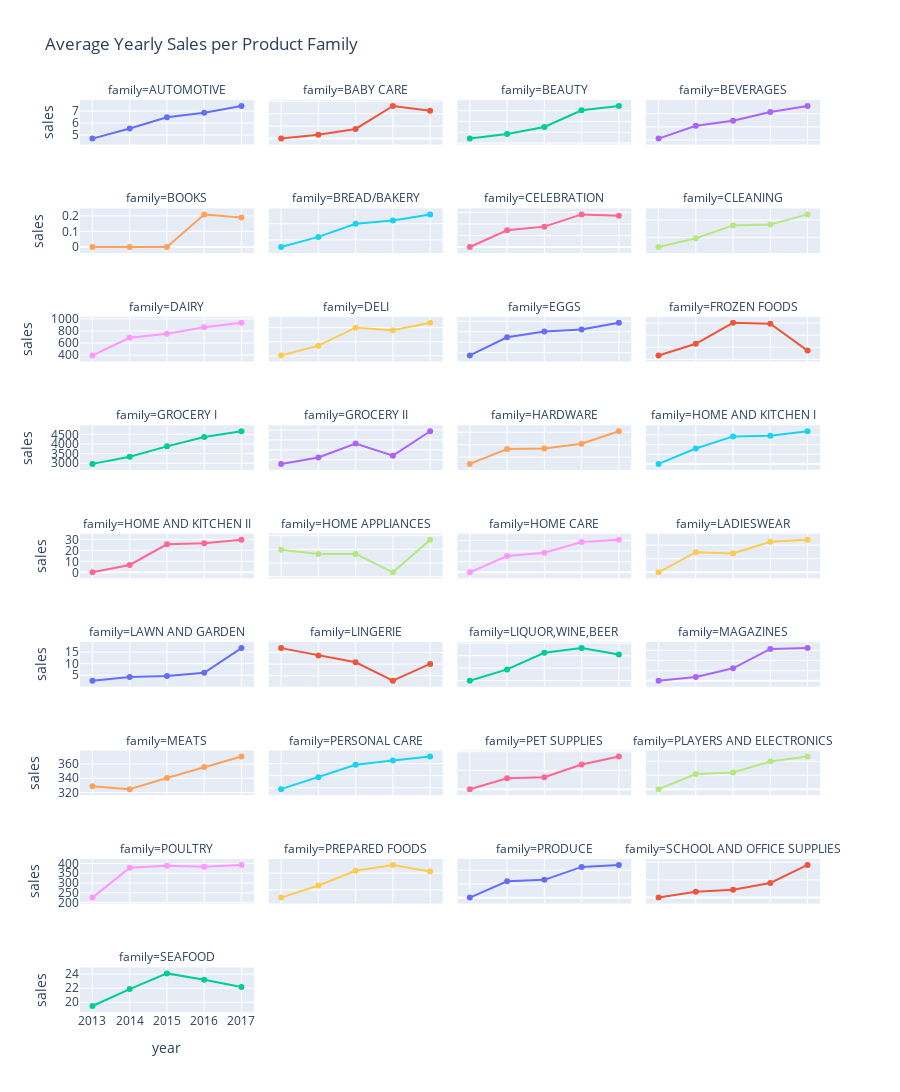

Notebook cell for this chart:
### Code cell
fig = px.line(
    avg_sales_year_family,
    x='year',
    y='sales',
    color='family',
    facet_col='family',
    facet_col_wrap= 4,
    markers=True,
    title='Average Yearly Sales per Product Family'
)
fig.update_yaxes(matches=None)
fig.update_layout(height=2000,showlegend=False)

# fig.update_layout(
#     xaxis_title='Year',
#     yaxis_title='Average Sales',
#     legend_title='Family',
#     width=1000,
#     height=600
# )

fig.show()

### Figure 1 — Plotly figure (JSON) as saved in the notebook; plotly's stock layout.template omitted (floating-point values rounded to 4 significant figures)
{"data": [{"hovertemplate": "family=AUTOMOTIVE<br>year=%{x}<br>sales=%{y}<extra></extra>", "legendgroup": "AUTOMOTIVE", "line": {"color": "#636efa", "dash": "solid"}, "marker": {"symbol": "circle"}, "mode": "lines+markers", "name": "AUTOMOTIVE", "orientation": "v", "showlegend": true, "type": "scatter", "x": [2013, 2014, 2015, 2016, 2017], "xaxis": "x33", "y": [4.697, 5.546, 6.479, 6.855, 7.426], "yaxis": "y33"}, {"hovertemplate": "family=BABY CARE<br>year=%{x}<br>sales=%{y}<extra></extra>", "legendgroup": "BABY CARE", "line": {"color": "#EF553B", "dash": "solid"}, "marker": {"symbol": "circle"}, "mode": "lines+markers", "name": "BABY CARE", "orientation": "v", "showlegend": true, "type": "scatter", "x": [2013, 2014, 2015, 2016, 2017], "xaxis": "x34", "y": [0, 0.03149, 0.07779, 0.2621, 0.2233], "yaxis": "y34"}, {"hovertemplate": "family=BEAUTY<br>year=%{x}<br>sales=%{y}<extra></extra>", "legendgroup": "BEAUTY", "line": {"color": "#00cc96", "dash": "solid"}, "marker": {"symbol": "circle"}, "mode": "lines+markers", "name": "BEAUTY", "orientation": "v", "showlegend": true, "type": "scatter", "x": [2013, 2014, 2015, 2016, 2017], "xaxis": "x35", "y": [2.41, 2.829, 3.496, 5.047, 5.442], "yaxis": "y35"}, {"hovertemplate": "family=BEVERAGES<br>year=%{x}<br>sales=%{y}<extra></extra>", "legendgroup": "BEVERAGES", "line": {"color": "#ab63fa", "dash": "solid"}, "marker": {"symbol": "circle"}, "mode": "lines+markers", "name": "BEVERAGES", "orientation": "v", "showlegend": true, "type": "scatter", "x": [2013, 2014, 2015, 2016, 2017], "xaxis": "x36", "y": [1108.0, 2088.0, 2464.0, 3133.0, 3586.0], "yaxis": "y36"}, {"hovertemplate": "family=BOOKS<br>year=%{x}<br>sales=%{y}<extra></extra>", "legendgroup": "BOOKS", "line": {"color": "#FFA15A", "dash": "solid"}, "marker": {"symbol": "circle"}, "mode": "lines+markers", "name": "BOOKS", "orientation": "v", "showlegend": true, "type": "scatter", "x": [2013, 2014, 2015, 2016, 2017], "xaxis": "x29", "y": [0, 0, 0, 0.209, 0.1892], "yaxis": "y29"}, {"hovertemplate": "family=BREAD/BAKERY<br>year=%{x}<br>sales=%{y}<extra></extra>", "legendgroup": "BREAD/BAKERY", "line": {"color": "#19d3f3", "dash": "solid"}, "marker": {"symbol": "circle"}, "mode": "lines+markers", "name": "BREAD/BAKERY", "orientation": "v", "showlegend": true, "type": "scatter", "x": [2013, 2014, 2015, 2016, 2017], "xaxis": "x30", "y": [355.7, 418.6, 499.6, 520.2, 558.0], "yaxis": "y30"}, {"hovertemplate": "family=CELEBRATION<br>year=%{x}<br>sales=%{y}<extra></extra>", "legendgroup": "CELEBRATION", "line": {"color": "#FF6692", "dash": "solid"}, "marker": {"symbol": "circle"}, "mode": "lines+markers", "name": "CELEBRATION", "orientation": "v", "showlegend": true, "type": "scatter", "x": [2013, 2014, 2015, 2016, 2017], "xaxis": "x31", "y": [0, 7.244, 8.846, 14.14, 13.55], "yaxis": "y31"}, {"hovertemplate": "family=CLEANING<br>year=%{x}<br>sales=%{y}<extra></extra>", "legendgroup": "CLEANING", "line": {"color": "#B6E880", "dash": "solid"}, "marker": {"symbol": "circle"}, "mode": "lines+markers", "name": "CLEANING", "orientation": "v", "showlegend": true, "type": "scatter", "x": [2013, 2014, 2015, 2016, 2017], "xaxis": "x32", "y": [891.1, 991.9, 1139.0, 1148.0, 1264.0], "yaxis": "y32"}, {"hovertemplate": "family=DAIRY<br>year=%{x}<br>sales=%{y}<extra></extra>", "legendgroup": "DAIRY", "line": {"color": "#FF97FF", "dash": "solid"}, "marker": {"symbol": "circle"}, "mode": "lines+markers", "name": "DAIRY", "orientation": "v", "showlegend": true, "type": "scatter", "x": [2013, 2014, 2015, 2016, 2017], "xaxis": "x25", "y": [393.7, 686.4, 754.7, 860.8, 934.5], "yaxis": "y25"}, {"hovertemplate": "family=DELI<br>year=%{x}<br>sales=%{y}<extra></extra>", "legendgroup": "DELI", "line": {"color": "#FECB52", "dash": "solid"}, "marker": {"symbol": "circle"}, "mode": "lines+markers", "name": "DELI", "orientation": "v", "showlegend": true, "type": "scatter", "x": [2013, 2014, 2015, 2016, 2017], "xaxis": "x26", "y": [201.3, 236.1, 299.9, 290.8, 317.1], "yaxis": "y26"}, {"hovertemplate": "family=EGGS<br>year=%{x}<br>sales=%{y}<extra></extra>", "legendgroup": "EGGS", "line": {"color": "#636efa", "dash": "solid"}, "marker": {"symbol": "circle"}, "mode": "lines+markers", "name": "EGGS", "orientation": "v", "showlegend": true, "type": "scatter", "x": [2013, 2014, 2015, 2016, 2017], "xaxis": "x27", "y": [134.8, 169.6, 180.7, 184.6, 197.2], "yaxis": "y27"}, {"hovertemplate": "family=FROZEN FOODS<br>year=%{x}<br>sales=%{y}<extra></extra>", "legendgroup": "FROZEN FOODS", "line": {"color": "#EF553B", "dash": "solid"}, "marker": {"symbol": "circle"}, "mode": "lines+markers", "name": "FROZEN FOODS", "orientation": "v", "showlegend": true, "type": "scatter", "x": [2013, 2014, 2015, 2016, 2017], "xaxis": "x28", "y": [126.5, 145.8, 180.4, 179.0, 134.5], "yaxis": "y28"}, {"hovertemplate": "family=GROCERY I<br>year=%{x}<br>sales=%{y}<extra></extra>", "legendgroup": "GROCERY I", "line": {"color": "#00cc96", "dash": "solid"}, "marker": {"symbol": "circle"}, "mode": "lines+markers", "name": "GROCERY I", "orientation": "v", "showlegend": true, "type": "scatter", "x": [2013, 2014, 2015, 2016, 2017], "xaxis": "x21", "y": [2968.0, 3341.0, 3878.0, 4368.0, 4662.0], "yaxis": "y21"}, {"hovertemplate": "family=GROCERY II<br>year=%{x}<br>sales=%{y}<extra></extra>", "legendgroup": "GROCERY II", "line": {"color": "#ab63fa", "dash": "solid"}, "marker": {"symbol": "circle"}, "mode": "lines+markers", "name": "GROCERY II", "orientation": "v", "showlegend": true, "type": "scatter", "x": [2013, 2014, 2015, 2016, 2017], "xaxis": "x22", "y": [19.17, 20.45, 23.29, 20.83, 25.74], "yaxis": "y22"}, {"hovertemplate": "family=HARDWARE<br>year=%{x}<br>sales=%{y}<extra></extra>", "legendgroup": "HARDWARE", "line": {"color": "#FFA15A", "dash": "solid"}, "marker": {"symbol": "circle"}, "mode": "lines+markers", "name": "HARDWARE", "orientation": "v", "showlegend": true, "type": "scatter", "x": [2013, 2014, 2015, 2016, 2017], "xaxis": "x23", "y": [0.892, 1.13, 1.14, 1.216, 1.416], "yaxis": "y23"}, {"hovertemplate": "family=HOME AND KITCHEN I<br>year=%{x}<br>sales=%{y}<extra></extra>", "legendgroup": "HOME AND KITCHEN I", "line": {"color": "#19d3f3", "dash": "solid"}, "marker": {"symbol": "circle"}, "mode": "lines+markers", "name": "HOME AND KITCHEN I", "orientation": "v", "showlegend": true, "type": "scatter", "x": [2013, 2014, 2015, 2016, 2017], "xaxis": "x24", "y": [0, 15.89, 28.46, 29.23, 33.76], "yaxis": "y24"}, {"hovertemplate": "family=HOME AND KITCHEN II<br>year=%{x}<br>sales=%{y}<extra></extra>", "legendgroup": "HOME AND KITCHEN II", "line": {"color": "#FF6692", "dash": "solid"}, "marker": {"symbol": "circle"}, "mode": "lines+markers", "name": "HOME AND KITCHEN II", "orientation": "v", "showlegend": true, "type": "scatter", "x": [2013, 2014, 2015, 2016, 2017], "xaxis": "x17", "y": [0, 6.734, 25.54, 26.44, 29.79], "yaxis": "y17"}, {"hovertemplate": "family=HOME APPLIANCES<br>year=%{x}<br>sales=%{y}<extra></extra>", "legendgroup": "HOME APPLIANCES", "line": {"color": "#B6E880", "dash": "solid"}, "marker": {"symbol": "circle"}, "mode": "lines+markers", "name": "HOME APPLIANCES", "orientation": "v", "showlegend": true, "type": "scatter", "x": [2013, 2014, 2015, 2016, 2017], "xaxis": "x18", "y": [0.4974, 0.465, 0.4659, 0.3315, 0.5705], "yaxis": "y18"}, {"hovertemplate": "family=HOME CARE<br>year=%{x}<br>sales=%{y}<extra></extra>", "legendgroup": "HOME CARE", "line": {"color": "#FF97FF", "dash": "solid"}, "marker": {"symbol": "circle"}, "mode": "lines+markers", "name": "HOME CARE", "orientation": "v", "showlegend": true, "type": "scatter", "x": [2013, 2014, 2015, 2016, 2017], "xaxis": "x19", "y": [0, 153.1, 184.1, 285.7, 307.0], "yaxis": "y19"}, {"hovertemplate": "family=LADIESWEAR<br>year=%{x}<br>sales=%{y}<extra></extra>", "legendgroup": "LADIESWEAR", "line": {"color": "#FECB52", "dash": "solid"}, "marker": {"symbol": "circle"}, "mode": "lines+markers", "name": "LADIESWEAR", "orientation": "v", "showlegend": true, "type": "scatter", "x": [2013, 2014, 2015, 2016, 2017], "xaxis": "x20", "y": [0, 7.412, 6.961, 11.24, 11.99], "yaxis": "y20"}, {"hovertemplate": "family=LAWN AND GARDEN<br>year=%{x}<br>sales=%{y}<extra></extra>", "legendgroup": "LAWN AND GARDEN", "line": {"color": "#636efa", "dash": "solid"}, "marker": {"symbol": "circle"}, "mode": "lines+markers", "name": "LAWN AND GARDEN", "orientation": "v", "showlegend": true, "type": "scatter", "x": [2013, 2014, 2015, 2016, 2017], "xaxis": "x13", "y": [2.603, 4.205, 4.655, 6.017, 16.72], "yaxis": "y13"}, {"hovertemplate": "family=LINGERIE<br>year=%{x}<br>sales=%{y}<extra></extra>", "legendgroup": "LINGERIE", "line": {"color": "#EF553B", "dash": "solid"}, "marker": {"symbol": "circle"}, "mode": "lines+markers", "name": "LINGERIE", "orientation": "v", "showlegend": true, "type": "scatter", "x": [2013, 2014, 2015, 2016, 2017], "xaxis": "x14", "y": [8.376, 7.737, 7.158, 5.567, 7.014], "yaxis": "y14"}, {"hovertemplate": "family=LIQUOR,WINE,BEER<br>year=%{x}<br>sales=%{y}<extra></extra>", "legendgroup": "LIQUOR,WINE,BEER", "line": {"color": "#00cc96", "dash": "solid"}, "marker": {"symbol": "circle"}, "mode": "lines+markers", "name": "LIQUOR,WINE,BEER", "orientation": "v", "showlegend": true, "type": "scatter", "x": [2013, 2014, 2015, 2016, 2017], "xaxis": "x15", "y": [69.87, 78.95, 92.33, 96.04, 90.86], "yaxis": "y15"}, {"hovertemplate": "family=MAGAZINES<br>year=%{x}<br>sales=%{y}<extra></extra>", "legendgroup": "MAGAZINES", "line": {"color": "#ab63fa", "dash": "solid"}, "marker": {"symbol": "circle"}, "mode": "lines+markers", "name": "MAGAZINES", "orientation": "v", "showlegend": true, "type": "scatter", "x": [2013, 2014, 2015, 2016, 2017], "xaxis": "x16", "y": [0, 0.7604, 2.461, 6.293, 6.445], "yaxis": "y16"}, {"hovertemplate": "family=MEATS<br>year=%{x}<br>sales=%{y}<extra></extra>", "legendgroup": "MEATS", "line": {"color": "#FFA15A", "dash": "solid"}, "marker": {"symbol": "circle"}, "mode": "lines+markers", "name": "MEATS", "orientation": "v", "showlegend": true, "type": "scatter", "x": [2013, 2014, 2015, 2016, 2017], "xaxis": "x9", "y": [328.8, 324.7, 340.4, 355.7, 370.4], "yaxis": "y9"}, {"hovertemplate": "family=PERSONAL CARE<br>year=%{x}<br>sales=%{y}<extra></extra>", "legendgroup": "PERSONAL CARE", "line": {"color": "#19d3f3", "dash": "solid"}, "marker": {"symbol": "circle"}, "mode": "lines+markers", "name": "PERSONAL CARE", "orientation": "v", "showlegend": true, "type": "scatter", "x": [2013, 2014, 2015, 2016, 2017], "xaxis": "x10", "y": [194.1, 243.6, 294.9, 312.7, 328.7], "yaxis": "y10"}, {"hovertemplate": "family=PET SUPPLIES<br>year=%{x}<br>sales=%{y}<extra></extra>", "legendgroup": "PET SUPPLIES", "line": {"color": "#FF6692", "dash": "solid"}, "marker": {"symbol": "circle"}, "mode": "lines+markers", "name": "PET SUPPLIES", "orientation": "v", "showlegend": true, "type": "scatter", "x": [2013, 2014, 2015, 2016, 2017], "xaxis": "x11", "y": [0, 2.899, 3.194, 6.595, 8.714], "yaxis": "y11"}, {"hovertemplate": "family=PLAYERS AND ELECTRONICS<br>year=%{x}<br>sales=%{y}<extra></extra>", "legendgroup": "PLAYERS AND ELECTRONICS", "line": {"color": "#B6E880", "dash": "solid"}, "marker": {"symbol": "circle"}, "mode": "lines+markers", "name": "PLAYERS AND ELECTRONICS", "orientation": "v", "showlegend": true, "type": "scatter", "x": [2013, 2014, 2015, 2016, 2017], "xaxis": "x12", "y": [0, 5.4, 5.969, 9.933, 11.7], "yaxis": "y12"}, {"hovertemplate": "family=POULTRY<br>year=%{x}<br>sales=%{y}<extra></extra>", "legendgroup": "POULTRY", "line": {"color": "#FF97FF", "dash": "solid"}, "marker": {"symbol": "circle"}, "mode": "lines+markers", "name": "POULTRY", "orientation": "v", "showlegend": true, "type": "scatter", "x": [2013, 2014, 2015, 2016, 2017], "xaxis": "x5", "y": [224.9, 378.1, 389.1, 383.6, 392.8], "yaxis": "y5"}, {"hovertemplate": "family=PREPARED FOODS<br>year=%{x}<br>sales=%{y}<extra></extra>", "legendgroup": "PREPARED FOODS", "line": {"color": "#FECB52", "dash": "solid"}, "marker": {"symbol": "circle"}, "mode": "lines+markers", "name": "PREPARED FOODS", "orientation": "v", "showlegend": true, "type": "scatter", "x": [2013, 2014, 2015, 2016, 2017], "xaxis": "x6", "y": [85.29, 92.62, 101.5, 105.0, 101.1], "yaxis": "y6"}, {"hovertemplate": "family=PRODUCE<br>year=%{x}<br>sales=%{y}<extra></extra>", "legendgroup": "PRODUCE", "line": {"color": "#636efa", "dash": "solid"}, "marker": {"symbol": "circle"}, "mode": "lines+markers", "name": "PRODUCE", "orientation": "v", "showlegend": true, "type": "scatter", "x": [2013, 2014, 2015, 2016, 2017], "xaxis": "x7", "y": [3.704, 1196.0, 1302.0, 2245.0, 2388.0], "yaxis": "y7"}, {"hovertemplate": "family=SCHOOL AND OFFICE SUPPLIES<br>year=%{x}<br>sales=%{y}<extra></extra>", "legendgroup": "SCHOOL AND OFFICE SUPPLIES", "line": {"color": "#EF553B", "dash": "solid"}, "marker": {"symbol": "circle"}, "mode": "lines+markers", "name": "SCHOOL AND OFFICE SUPPLIES", "orientation": "v", "showlegend": true, "type": "scatter", "x": [2013, 2014, 2015, 2016, 2017], "xaxis": "x8", "y": [0, 1.627, 2.205, 4.121, 9.2], "yaxis": "y8"}, {"hovertemplate": "family=SEAFOOD<br>year=%{x}<br>sales=%{y}<extra></extra>", "legendgroup": "SEAFOOD", "line": {"color": "#00cc96", "dash": "solid"}, "marker": {"symbol": "circle"}, "mode": "lines+markers", "name": "SEAFOOD", "orientation": "v", "showlegend": true, "type": "scatter", "x": [2013, 2014, 2015, 2016, 2017], "xaxis": "x", "y": [19.46, 21.87, 24.1, 23.21, 22.16], "yaxis": "y"}], "layout": {"annotations": [{"font": {}, "showarrow": false, "text": "family=SEAFOOD", "x": 0.1175, "xanchor": "center", "xref": "paper", "y": 0.04889, "yanchor": "bottom", "yref": "paper"}, {"font": {}, "showarrow": false, "text": "family=POULTRY", "x": 0.1175, "xanchor": "center", "xref": "paper", "y": 0.1678, "yanchor": "bottom", "yref": "paper"}, {"font": {}, "showarrow": false, "text": "family=PREPARED FOODS", "x": 0.3725, "xanchor": "center", "xref": "paper", "y": 0.1678, "yanchor": "bottom", "yref": "paper"}, {"font": {}, "showarrow": false, "text": "family=PRODUCE", "x": 0.6275, "xanchor": "center", "xref": "paper", "y": 0.1678, "yanchor": "bottom", "yref": "paper"}, {"font": {}, "showarrow": false, "text": "family=SCHOOL AND OFFICE SUPPLIES", "x": 0.8825, "xanchor": "center", "xref": "paper", "y": 0.1678, "yanchor": "bottom", "yref": "paper"}, {"font": {}, "showarrow": false, "text": "family=MEATS", "x": 0.1175, "xanchor": "center", "xref": "paper", "y": 0.2867, "yanchor": "bottom", "yref": "paper"}, {"font": {}, "showarrow": false, "text": "family=PERSONAL CARE", "x": 0.3725, "xanchor": "center", "xref": "paper", "y": 0.2867, "yanchor": "bottom", "yref": "paper"}, {"font": {}, "showarrow": false, "text": "family=PET SUPPLIES", "x": 0.6275, "xanchor": "center", "xref": "paper", "y": 0.2867, "yanchor": "bottom", "yref": "paper"}, {"font": {}, "showarrow": false, "text": "family=PLAYERS AND ELECTRONICS", "x": 0.8825, "xanchor": "center", "xref": "paper", "y": 0.2867, "yanchor": "bottom", "yref": "paper"}, {"font": {}, "showarrow": false, "text": "family=LAWN AND GARDEN", "x": 0.1175, "xanchor": "center", "xref": "paper", "y": 0.4056, "yanchor": "bottom", "yref": "paper"}, {"font": {}, "showarrow": false, "text": "family=LINGERIE", "x": 0.3725, "xanchor": "center", "xref": "paper", "y": 0.4056, "yanchor": "bottom", "yref": "paper"}, {"font": {}, "showarrow": false, "text": "family=LIQUOR,WINE,BEER", "x": 0.6275, "xanchor": "center", "xref": "paper", "y": 0.4056, "yanchor": "bottom", "yref": "paper"}, {"font": {}, "showarrow": false, "text": "family=MAGAZINES", "x": 0.8825, "xanchor": "center", "xref": "paper", "y": 0.4056, "yanchor": "bottom", "yref": "paper"}, {"font": {}, "showarrow": false, "text": "family=HOME AND KITCHEN II", "x": 0.1175, "xanchor": "center", "xref": "paper", "y": 0.5244, "yanchor": "bottom", "yref": "paper"}, {"font": {}, "showarrow": false, "text": "family=HOME APPLIANCES", "x": 0.3725, "xanchor": "center", "xref": "paper", "y": 0.5244, "yanchor": "bottom", "yref": "paper"}, {"font": {}, "showarrow": false, "text": "family=HOME CARE", "x": 0.6275, "xanchor": "center", "xref": "paper", "y": 0.5244, "yanchor": "bottom", "yref": "paper"}, {"font": {}, "showarrow": false, "text": "family=LADIESWEAR", "x": 0.8825, "xanchor": "center", "xref": "paper", "y": 0.5244, "yanchor": "bottom", "yref": "paper"}, {"font": {}, "showarrow": false, "text": "family=GROCERY I", "x": 0.1175, "xanchor": "center", "xref": "paper", "y": 0.6433, "yanchor": "bottom", "yref": "paper"}, {"font": {}, "showarrow": false, "text": "family=GROCERY II", "x": 0.3725, "xanchor": "center", "xref": "paper", "y": 0.6433, "yanchor": "bottom", "yref": "paper"}, {"font": {}, "showarrow": false, "text": "family=HARDWARE", "x": 0.6275, "xanchor": "center", "xref": "paper", "y": 0.6433, "yanchor": "bottom", "yref": "paper"}, {"font": {}, "showarrow": false, "text": "family=HOME AND KITCHEN I", "x": 0.8825, "xanchor": "center", "xref": "paper", "y": 0.6433, "yanchor": "bottom", "yref": "paper"}, {"font": {}, "showarrow": false, "text": "family=DAIRY", "x": 0.1175, "xanchor": "center", "xref": "paper", "y": 0.7622, "yanchor": "bottom", "yref": "paper"}, {"font": {}, "showarrow": false, "text": "family=DELI", "x": 0.3725, "xanchor": "center", "xref": "paper", "y": 0.7622, "yanchor": "bottom", "yref": "paper"}, {"font": {}, "showarrow": false, "text": "family=EGGS", "x": 0.6275, "xanchor": "center", "xref": "paper", "y": 0.7622, "yanchor": "bottom", "yref": "paper"}, {"font": {}, "showarrow": false, "text": "family=FROZEN FOODS", "x": 0.8825, "xanchor": "center", "xref": "paper", "y": 0.7622, "yanchor": "bottom", "yref": "paper"}, {"font": {}, "showarrow": false, "text": "family=BOOKS", "x": 0.1175, "xanchor": "center", "xref": "paper", "y": 0.8811, "yanchor": "bottom", "yref": "paper"}, {"font": {}, "showarrow": false, "text": "family=BREAD/BAKERY", "x": 0.3725, "xanchor": "center", "xref": "paper", "y": 0.8811, "yanchor": "bottom", "yref": "paper"}, {"font": {}, "showarrow": false, "text": "family=CELEBRATION", "x": 0.6275, "xanchor": "center", "xref": "paper", "y": 0.8811, "yanchor": "bottom", "yref": "paper"}, {"font": {}, "showarrow": false, "text": "family=CLEANING", "x": 0.8825, "xanchor": "center", "xref": "paper", "y": 0.8811, "yanchor": "bottom", "yref": "paper"}, {"font": {}, "showarrow": false, "text": "family=AUTOMOTIVE", "x": 0.1175, "xanchor": "center", "xref": "paper", "y": 1.0, "yanchor": "bottom", "yref": "paper"}, {"font": {}, "showarrow": false, "text": "family=BABY CARE", "x": 0.3725, "xanchor": "center", "xref": "paper", "y": 1.0, "yanchor": "bottom", "yref": "paper"}, {"font": {}, "showarrow": false, "text": "family=BEAUTY", "x": 0.6275, "xanchor": "center", "xref": "paper", "y": 1.0, "yanchor": "bottom", "yref": "paper"}, {"font": {}, "showarrow": false, "text": "family=BEVERAGES", "x": 0.8825, "xanchor": "center", "xref": "paper", "y": 1.0, "yanchor": "bottom", "yref": "paper"}], "height": 2000, "legend": {"title": {"text": "family"}, "tracegroupgap": 0}, "showlegend": false, "title": {"text": "Average Yearly Sales per Product Family"}, "xaxis": {"anchor": "y", "domain": [0, 0.235], "title": {"text": "year"}}, "xaxis10": {"anchor": "y10", "domain": [0.255, 0.49], "matches": "x", "showticklabels": false}, "xaxis11": {"anchor": "y11", "domain": [0.51, 0.745], "matches": "x", "showticklabels": false}, "xaxis12": {"anchor": "y12", "domain": [0.765, 1.0], "matches": "x", "showticklabels": false}, "xaxis13": {"anchor": "y13", "domain": [0, 0.235], "matches": "x", "showticklabels": false}, "xaxis14": {"anchor": "y14", "domain": [0.255, 0.49], "matches": "x", "showticklabels": false}, "xaxis15": {"anchor": "y15", "domain": [0.51, 0.745], "matches": "x", "showticklabels": false}, "xaxis16": {"anchor": "y16", "domain": [0.765, 1.0], "matches": "x", "showticklabels": false}, "xaxis17": {"anchor": "y17", "domain": [0, 0.235], "matches": "x", "showticklabels": false}, "xaxis18": {"anchor": "y18", "domain": [0.255, 0.49], "matches": "x", "showticklabels": false}, "xaxis19": {"anchor": "y19", "domain": [0.51, 0.745], "matches": "x", "showticklabels": false}, "xaxis2": {"anchor": "y2", "domain": [0.255, 0.49], "matches": "x", "title": {"text": "year"}}, "xaxis20": {"anchor": "y20", "domain": [0.765, 1.0], "matches": "x", "showticklabels": false}, "xaxis21": {"anchor": "y21", "domain": [0, 0.235], "matches": "x", "showticklabels": false}, "xaxis22": {"anchor": "y22", "domain": [0.255, 0.49], "matches": "x", "showticklabels": false}, "xaxis23": {"anchor": "y23", "domain": [0.51, 0.745], "matches": "x", "showticklabels": false}, "xaxis24": {"anchor": "y24", "domain": [0.765, 1.0], "matches": "x", "showticklabels": false}, "xaxis25": {"anchor": "y25", "domain": [0, 0.235], "matches": "x", "showticklabels": false}, "xaxis26": {"anchor": "y26", "domain": [0.255, 0.49], "matches": "x", "showticklabels": false}, "xaxis27": {"anchor": "y27", "domain": [0.51, 0.745], "matches": "x", "showticklabels": false}, "xaxis28": {"anchor": "y28", "domain": [0.765, 1.0], "matches": "x", "showticklabels": false}, "xaxis29": {"anchor": "y29", "domain": [0, 0.235], "matches": "x", "showticklabels": false}, "xaxis3": {"anchor": "y3", "domain": [0.51, 0.745], "matches": "x", "title": {"text": "year"}}, "xaxis30": {"anchor": "y30", "domain": [0.255, 0.49], "matches": "x", "showticklabels": false}, "xaxis31": {"anchor": "y31", "domain": [0.51, 0.745], "matches": "x", "showticklabels": false}, "xaxis32": {"anchor": "y32", "domain": [0.765, 1.0], "matches": "x", "showticklabels": false}, "xaxis33": {"anchor": "y33", "domain": [0, 0.235], "matches": "x", "showticklabels": false}, "xaxis34": {"anchor": "y34", "domain": [0.255, 0.49], "matches": "x", "showticklabels": false}, "xaxis35": {"anchor": "y35", "domain": [0.51, 0.745], "matches": "x", "showticklabels": false}, "xaxis36": {"anchor": "y36", "domain": [0.765, 1.0], "matches": "x", "showticklabels": false}, "xaxis4": {"anchor": "y4", "domain": [0.765, 1.0], "matches": "x", "title": {"text": "year"}}, "xaxis5": {"anchor": "y5", "domain": [0, 0.235], "matches": "x", "showticklabels": false}, "xaxis6": {"anchor": "y6", "domain": [0.255, 0.49], "matches": "x", "showticklabels": false}, "xaxis7": {"anchor": "y7", "domain": [0.51, 0.745], "matches": "x", "showticklabels": false}, "xaxis8": {"anchor": "y8", "domain": [0.765, 1.0], "matches": "x", "showticklabels": false}, "xaxis9": {"anchor": "y9", "domain": [0, 0.235], "matches": "x", "showticklabels": false}, "yaxis": {"anchor": "x", "domain": [0, 0.04889], "title": {"text": "sales"}}, "yaxis10": {"anchor": "x10", "domain": [0.2378, 0.2867], "showticklabels": false}, "yaxis11": {"anchor": "x11", "domain": [0.2378, 0.2867], "showticklabels": false}, "yaxis12": {"anchor": "x12", "domain": [0.2378, 0.2867], "showticklabels": false}, "yaxis13": {"anchor": "x13", "domain": [0.3567, 0.4056], "title": {"text": "sales"}}, "yaxis14": {"anchor": "x14", "domain": [0.3567, 0.4056], "showticklabels": false}, "yaxis15": {"anchor": "x15", "domain": [0.3567, 0.4056], "showticklabels": false}, "yaxis16": {"anchor": "x16", "domain": [0.3567, 0.4056], "showticklabels": false}, "yaxis17": {"anchor": "x17", "domain": [0.4756, 0.5244], "title": {"text": "sales"}}, "yaxis18": {"anchor": "x18", "domain": [0.4756, 0.5244], "showticklabels": false}, "yaxis19": {"anchor": "x19", "domain": [0.4756, 0.5244], "showticklabels": false}, "yaxis2": {"anchor": "x2", "domain": [0, 0.04889], "showticklabels": false}, "yaxis20": {"anchor": "x20", "domain": [0.4756, 0.5244], "showticklabels": false}, "yaxis21": {"anchor": "x21", "domain": [0.5944, 0.6433], "title": {"text": "sales"}}, "yaxis22": {"anchor": "x22", "domain": [0.5944, 0.6433], "showticklabels": false}, "yaxis23": {"anchor": "x23", "domain": [0.5944, 0.6433], "showticklabels": false}, "yaxis24": {"anchor": "x24", "domain": [0.5944, 0.6433], "showticklabels": false}, "yaxis25": {"anchor": "x25", "domain": [0.7133, 0.7622], "title": {"text": "sales"}}, "yaxis26": {"anchor": "x26", "domain": [0.7133, 0.7622], "showticklabels": false}, "yaxis27": {"anchor": "x27", "domain": [0.7133, 0.7622], "showticklabels": false}, "yaxis28": {"anchor": "x28", "domain": [0.7133, 0.7622], "showticklabels": false}, "yaxis29": {"anchor": "x29", "domain": [0.8322, 0.8811], "title": {"text": "sales"}}, "yaxis3": {"anchor": "x3", "domain": [0, 0.04889], "showticklabels": false}, "yaxis30": {"anchor": "x30", "domain": [0.8322, 0.8811], "showticklabels": false}, "yaxis31": {"anchor": "x31", "domain": [0.8322, 0.8811], "showticklabels": false}, "yaxis32": {"anchor": "x32", "domain": [0.8322, 0.8811], "showticklabels": false}, "yaxis33": {"anchor": "x33", "domain": [0.9511, 1.0], "title": {"text": "sales"}}, "yaxis34": {"anchor": "x34", "domain": [0.9511, 1.0], "showticklabels": false}, "yaxis35": {"anchor": "x35", "domain": [0.9511, 1.0], "showticklabels": false}, "yaxis36": {"anchor": "x36", "domain": [0.9511, 1.0], "showticklabels": false}, "yaxis4": {"anchor": "x4", "domain": [0, 0.04889], "showticklabels": false}, "yaxis5": {"anchor": "x5", "domain": [0.1189, 0.1678], "title": {"text": "sales"}}, "yaxis6": {"anchor": "x6", "domain": [0.1189, 0.1678], "showticklabels": false}, "yaxis7": {"anchor": "x7", "domain": [0.1189, 0.1678], "showticklabels": false}, "yaxis8": {"anchor": "x8", "domain": [0.1189, 0.1678], "showticklabels": false}, "yaxis9": {"anchor": "x9", "domain": [0.2378, 0.2867], "title": {"text": "sales"}}}}
